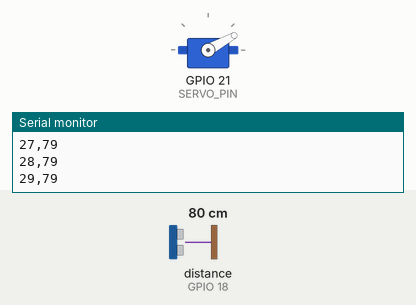
This sketch was run on a simulated ESP32. Shown: servo, the last lines printed to the serial monitor. Wiring (inferred from the names in the program): ultrasonic range finder: trigger GPIO 5; echo GPIO 18. The inputs (shaded band) are chosen by the test bench; at power-on: distance to the obstacle (sensor on GPIO 18) 80 cm. The echo pulse lasts 58.3 µs per cm.

Above: at 2.2 s.
2.3 s: distance to the obstacle (sensor on GPIO 18) set to 2 cm
At 2.97 s:
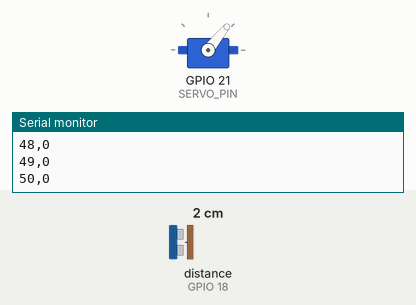
5.3 s: distance to the obstacle (sensor on GPIO 18) set to 9 cm
At 7.76 s:
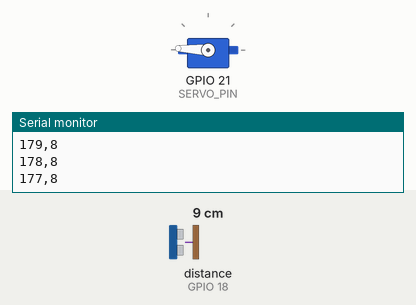
Timing chart, 0 to 14.3 s (numbered marks = the images above; inputs shaded):
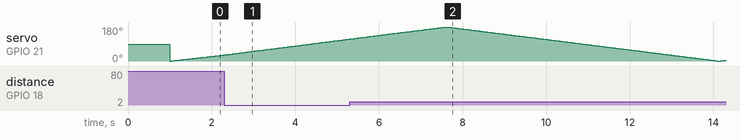

The sketch:

Rader.ino
```cpp
/*
 * Advanced IoT Radar System using ESP32 with Servo
 * Using ESP32Servo library
 */

#include <ESP32Servo.h>

// Pin definitions for ESP32
const int TRIG_PIN = 5;
const int ECHO_PIN = 18;  // GPIO 27
const int SERVO_PIN = 21;  // GPIO 9

// Radar configuration
const int MIN_ANGLE = 0;
const int MAX_ANGLE = 180;
const int SCAN_SPEED = 1;
const int MAX_DISTANCE = 400;
const int MIN_DISTANCE = 2;

Servo radarServo;
int currentDistance;
int currentAngle;
bool scanningDirection = true;

void setup() {
  // Initialize pins
  pinMode(TRIG_PIN, OUTPUT);
  pinMode(ECHO_PIN, INPUT);

  // Initialize serial communication
  Serial.begin(115200);

  // Allow allocation of all timers for ESP32
  ESP32PWM::allocateTimer(0);
  ESP32PWM::allocateTimer(1);
  ESP32PWM::allocateTimer(2);
  ESP32PWM::allocateTimer(3);

  // Attach servo with ESP32 compatible settings
  radarServo.setPeriodHertz(50);    // Standard 50Hz servo
  radarServo.attach(SERVO_PIN, 500, 2400); // Min and max pulse width

  // Move to initial position
  radarServo.write(90);
  delay(1000);

  Serial.println("ESP32 Radar System with Servo Started");
  Serial.println("Angle,Distance");
}

void loop() {
  // Smooth scanning in one direction
  if (scanningDirection) {
    for (currentAngle = MIN_ANGLE; currentAngle <= MAX_ANGLE; currentAngle += SCAN_SPEED) {
      scanAndSendData();
    }
  } else {
    for (currentAngle = MAX_ANGLE; currentAngle >= MIN_ANGLE; currentAngle -= SCAN_SPEED) {
      scanAndSendData();
    }
  }

  // Reverse direction
  scanningDirection = !scanningDirection;
}

void scanAndSendData() {
  // Move servo to current angle
  radarServo.write(currentAngle);
  delay(15);

  // Get distance measurement
  currentDistance = getDistance();

  // Validate distance reading
  if (currentDistance > MAX_DISTANCE || currentDistance < MIN_DISTANCE) {
    currentDistance = 0; // Treat as no object detected
  }

  // Send data in format: "Angle,Distance"
  Serial.print(currentAngle);
  Serial.print(",");
  Serial.println(currentDistance);

  delay(20);
}

int getDistance() {
  digitalWrite(TRIG_PIN, LOW);
  delayMicroseconds(2);
  digitalWrite(TRIG_PIN, HIGH);
  delayMicroseconds(10);
  digitalWrite(TRIG_PIN, LOW);

  long duration = pulseIn(ECHO_PIN, HIGH, 30000); // Timeout after 30ms

  // Calculate distance in cm
  int distance = duration * 0.034 / 2;

  return distance;
}
```
